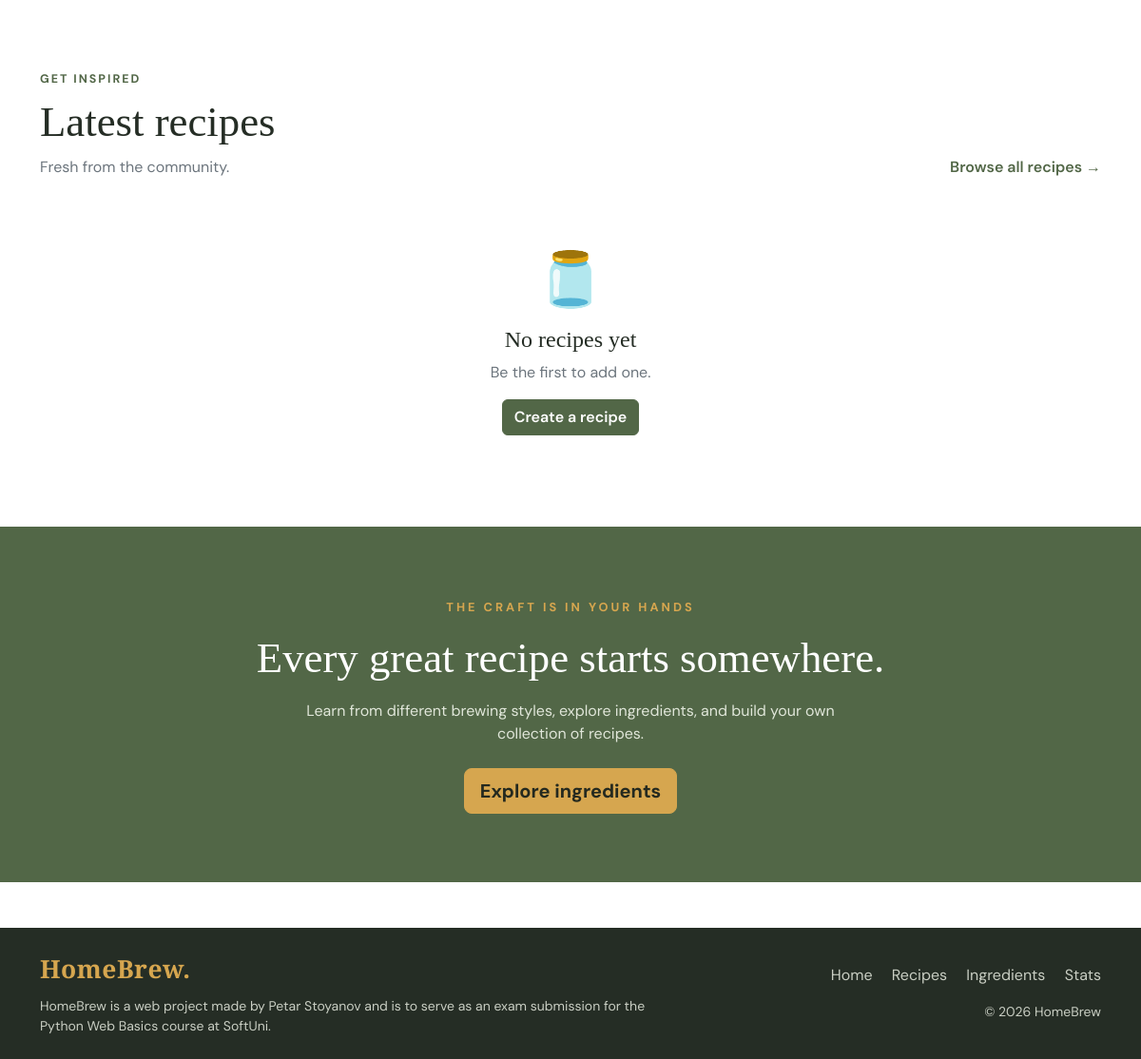
The app's page / (lower part), older data.
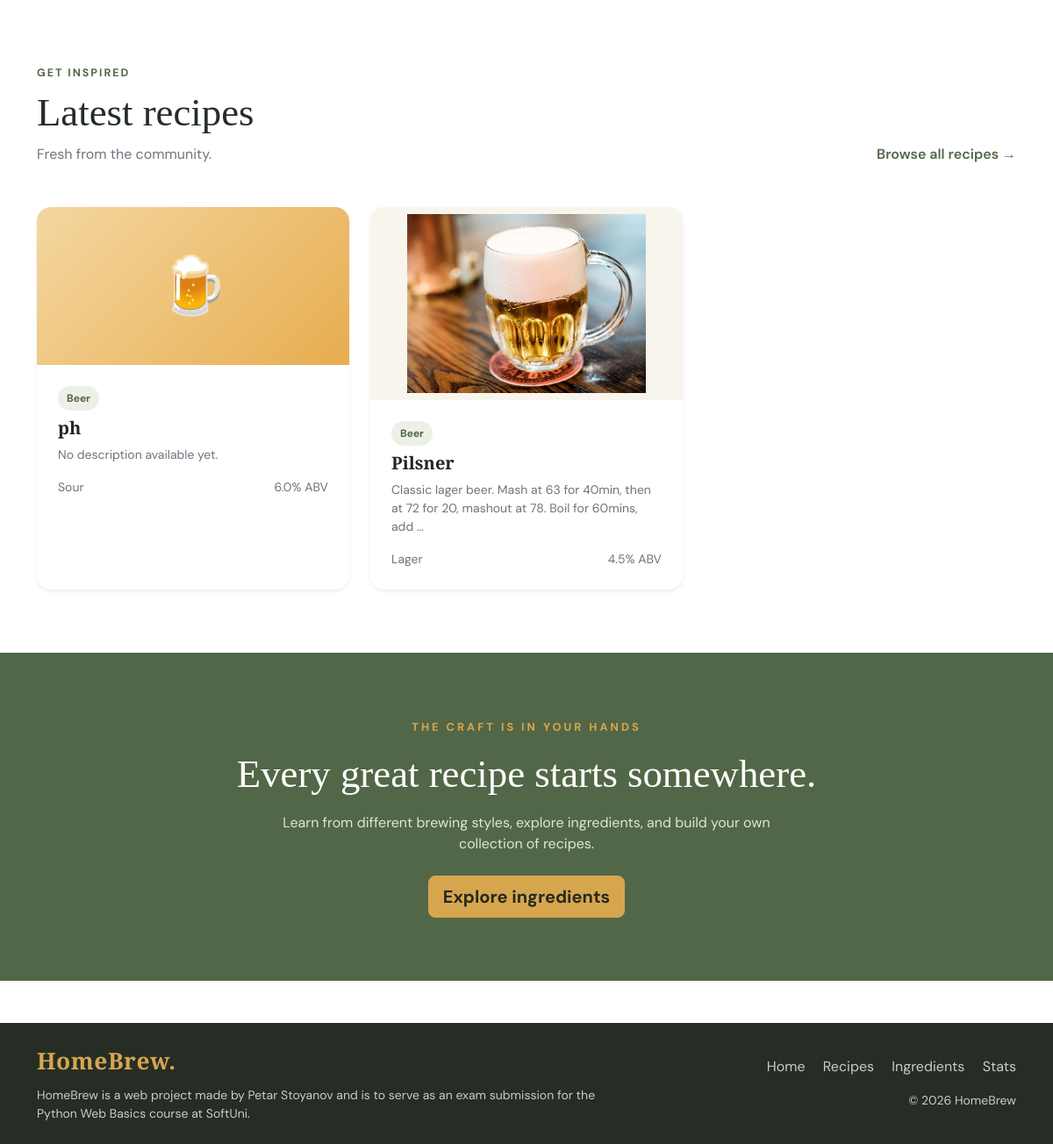
The same page, newer data.
### recipes/models.py (models this page shows, shortened)
class Recipe(TimestampMixin):
    class CategoryChoices(models.TextChoices):
        BEER = "Beer", "Beer"
        WINE = "Wine", "Wine"
        OTHER = "Other", "Other"
    class StyleChoices(models.TextChoices):
        LAGER = "Lager", "Lager"
        ALE = "Ale", "Ale"
        SOUR = "Sour", "Sour"
        RED = "Red", "Red"
        WHITE = "White", "White"
        ROSE = "Rose", "Rose"
        SPARKLING = "Sparkling", "Sparkling"
        MEAD = "Mead", "Mead"
        CIDER = "Cider", "Cider"
        KOMBUCHA = "Kombucha", "Kombucha"
        GINGER_BEER = "Ginger Beer", "Ginger Beer"
        OTHER = "Other", "Other"
    title = models.CharField(max_length=100)
    category = models.CharField(max_length=5, choices=CategoryChoices.choices)
    style = models.CharField(max_length=15, choices=StyleChoices.choices)
    description = models.TextField(blank=True, null=True)
    photo = models.ImageField(upload_to="recipes/", blank=True, null=True)
    primary_fermentation_days = models.PositiveIntegerField(default=0)
    secondary_fermentation_days = models.PositiveIntegerField(blank=True, null=True)
    aging_days = models.PositiveIntegerField(blank=True, null=True)
    target_abv = models.DecimalField(max_digits=3, decimal_places=1, validators=[validate_positive])
    ingredients = models.ManyToManyField('catalog.Ingredient', through='RecipeIngredient', related_name='recipes')

### common/views.py (the view)
# urls.py: path('', views.HomePageView.as_view(), name='home'),
class HomePageView(TemplateView):
    template_name = "common/home.html"
    def get_context_data(self, **kwargs):
        context = super().get_context_data(**kwargs)
        recent_recipes = Recipe.objects.order_by('-created_at')[:3]
        context['recent_recipes'] = recent_recipes
        return context

### templates/common/home.html (shortened to what this page needs)
{% extends 'base.html' %}
{% block content %}
<section class="py-5">
    <div class="container py-4">
        <div class="d-flex flex-column flex-md-row justify-content-between align-items-md-end gap-3 mb-5">
            <div>
                <span class="section-label">Get inspired</span>
                <h2 class="section-title mt-2 mb-2">Latest recipes</h2>
                <p class="text-secondary mb-0">Fresh from the community.</p>
            </div>
            <a href="{% url 'recipes:recipe-list' %}" class="fw-semibold text-decoration-none">
                Browse all recipes &rarr;
            </a>
        </div>
        <div class="row g-4">
            {% for recipe in recent_recipes %}
                <div class="col-md-6 col-lg-4">
                    {% include 'partials/_recipe_card.html' %}
                </div>
            {% empty %}
                <div class="col-12 text-center py-4">
                    <div class="display-4 mb-3">🫙</div>
                    <h3 class="h4">No recipes yet</h3>
                    <p class="text-secondary">Be the first to add one.</p>
                    <a href="{% url 'recipes:recipe-create' %}" class="btn btn-brew-green">Create a recipe</a>
                </div>
            {% endfor %}
        </div>
    </div>
</section>
<section class="cta-section py-5">
    <div class="container py-4 text-center">
        <span class="hero-label">The craft is in your hands</span>
        <h2 class="section-title mt-3 mb-3">Every great recipe starts somewhere.</h2>
        <p class="mx-auto mb-4" style="max-width: 600px;">
            Learn from different brewing styles, explore ingredients,
            and build your own collection of recipes.
        </p>
        <a href="{% url 'catalog:ingredient-list' %}" class="btn btn-brew btn-lg">
            Explore ingredients
        </a>
    </div>
</section>
{% endblock %}

### templates/partials/_recipe_card.html (shortened to what this page needs)
<article class="recipe-card card h-100 border-0 shadow-sm">
    {% if recipe.photo %}
        <img src="{{ recipe.photo.url }}" alt="{{ recipe.title }}" class="recipe-photo">
    {% else %}
        <div class="recipe-placeholder {{ recipe.category|lower }}" aria-hidden="true">
            {% if recipe.category == "Beer" %}🍺{% elif recipe.category == "Wine" %}🍷{% else %}🫙{% endif %}
        </div>
    {% endif %}
    <div class="card-body p-4">
        <div class="d-flex justify-content-between align-items-center mb-2">
            <span class="recipe-tag">{{ recipe.category }}</span>
        </div>
        <h3 class="h5 fw-bold">
            <a href="{% url 'recipes:recipe-details' recipe.pk %}"
               class="stretched-link text-decoration-none text-reset">
                {{ recipe.title }}
            </a>
        </h3>
        <p class="text-secondary small mb-3">
            {{ recipe.description|default:"No description available yet."|truncatewords:20 }}
        </p>
        <div class="d-flex justify-content-between small text-secondary">
            <span>{{ recipe.style }}</span>
            <span>{{ recipe.target_abv }}% ABV</span>
        </div>
    </div>
</article>

Row changes from the older to the newer data that the page shows:
added Recipe: category "Beer", title "ph", description "No description available yet.", style "Sour", target_abv "6.0"
added Recipe: photo (picture), category "Beer", title "Pilsner", description "Classic lager beer. Mash at 63 for 40min, then at 72 for 20, mashout at 78. Boil for 60mins, add …", style "Lager", target_abv "4.5"
Text that changed along with them:
text no longer shown: "🫙 No recipes yet Be the first to add one. Create a recipe"
